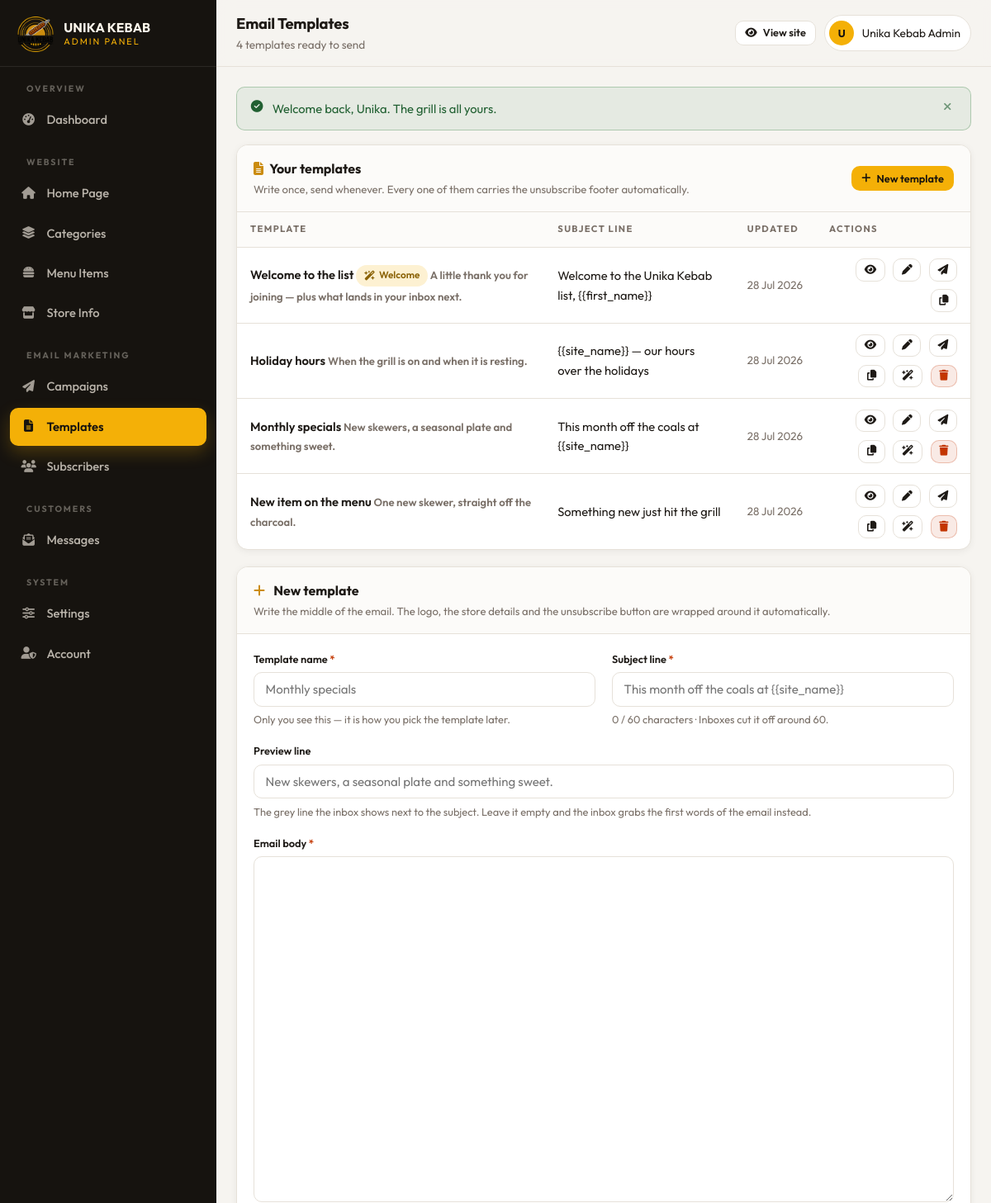
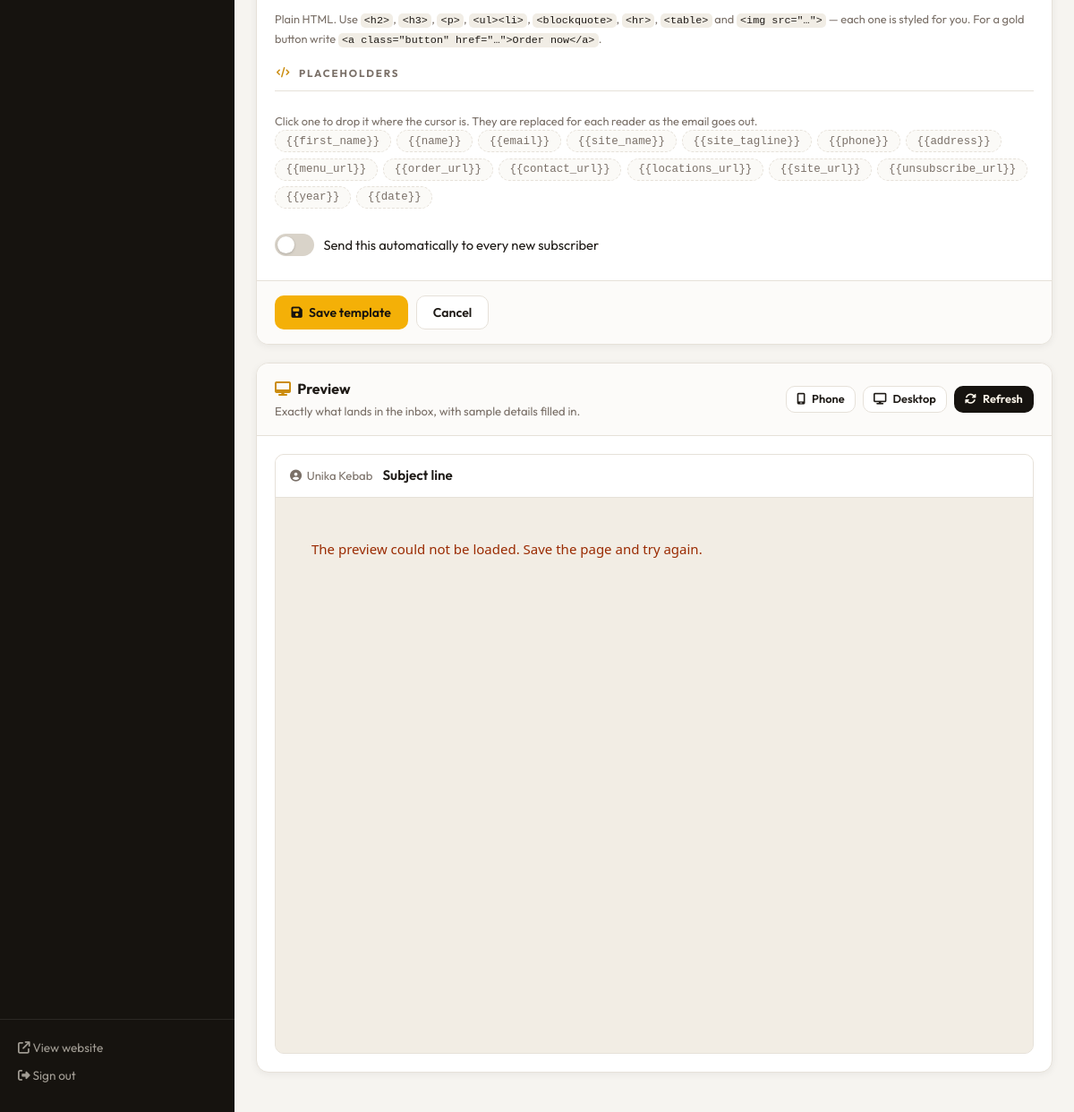
/admin/templates?new=1 (signed in), run on the app's committed database (2 pictures, top to bottom).
### tables this page shows
CREATE TABLE IF NOT EXISTS email_templates (
  id          INT AUTO_INCREMENT PRIMARY KEY,
  name        VARCHAR(120)  NOT NULL,
  subject     VARCHAR(200)  NOT NULL,
  preheader   VARCHAR(200)  NULL,
  body_html   MEDIUMTEXT    NOT NULL,
  kind        VARCHAR(20)   NOT NULL DEFAULT 'campaign',
  is_locked   TINYINT(1)    NOT NULL DEFAULT 0,
  created_at  TIMESTAMP     NOT NULL DEFAULT CURRENT_TIMESTAMP,
  updated_at  TIMESTAMP     NOT NULL DEFAULT CURRENT_TIMESTAMP ON UPDATE CURRENT_TIMESTAMP,
  KEY idx_templates_kind (kind)
);

### admin/templates.php (the view, shortened to what the rows shown need)
<?php
require __DIR__ . '/includes/auth.php';
require_admin();
$templates = email_templates();
$editId  = (int)($_GET['edit'] ?? 0);
$editing = $editId ? email_template($editId) : null;
$isNew   = isset($_GET['new']);
$formId  = (int)($editing['id'] ?? 0);
$showEditor  = $editing !== null || $isNew;
$title     = 'Email Templates';
require __DIR__ . '/includes/header.php';
?>
<div class="a-card">
  <div class="a-card__head">
    <div>
      <h2 class="a-card__title"><i class="fa-solid fa-file-lines"></i>Your templates</h2>
    </div>
  </div>
  <?php if (!$templates): ?>
    <div class="a-empty">
      <i class="fa-solid fa-file-lines"></i>
      <p>No templates yet. Write the first one and it is ready to send to the whole list.</p>
      <a class="a-btn" href="<?= e(admin_url('templates.php?new=1')) ?>#tpl-form">
        <i class="fa-solid fa-plus"></i> New template
      </a>
    </div>
  <?php else: ?>
    <div class="a-table-wrap">
      <table class="a-table">
        <thead>
          <tr>
            <th>Template</th>
            <th>Subject line</th>
            <th>Updated</th>
            <th class="is-actions">Actions</th>
          </tr>
        </thead>
        <tbody>
        <?php foreach ($templates as $tpl): ?>
          <?php $welcome = $tpl['kind'] === 'welcome'; ?>
          <tr<?= $formId === (int)$tpl['id'] ? ' class="is-current"' : '' ?>>
            <td class="a-table__name">
              <?= e($tpl['name']) ?>
              <?php if ($welcome): ?>
                <span class="a-badge a-badge--gold"><i class="fa-solid fa-wand-magic-sparkles"></i> Welcome</span>
              <?php endif; ?>
              <?php if (!empty($tpl['preheader'])): ?>
                <span class="a-table__meta"><?= e(excerpt($tpl['preheader'], 70)) ?></span>
              <?php endif; ?>
            </td>
            <td><?= e(excerpt($tpl['subject'], 60)) ?></td>
            <td class="a-nowrap a-small a-muted"><?= e(date('j M Y', strtotime((string)$tpl['updated_at']))) ?></td>
            <td class="is-actions">
              <div class="a-flex a-flex--end">
                <a class="a-btn a-btn--ghost a-btn--sm a-btn--icon"
                   href="<?= e(admin_url('templates.php?preview=' . (int)$tpl['id'])) ?>"
                   target="_blank" rel="noopener" title="Preview" aria-label="Preview <?= e($tpl['name']) ?>">
                  <i class="fa-solid fa-eye"></i>
                </a>
                <a class="a-btn a-btn--ghost a-btn--sm a-btn--icon"
                   href="<?= e(admin_url('templates.php?edit=' . (int)$tpl['id'])) ?>#tpl-form"
                   title="Edit" aria-label="Edit <?= e($tpl['name']) ?>">
                  <i class="fa-solid fa-pen"></i>
                </a>
                <a class="a-btn a-btn--ghost a-btn--sm a-btn--icon"
                   href="<?= e(admin_url('campaigns.php?from=' . (int)$tpl['id'])) ?>#camp-form"
                   title="Send to the list" aria-label="Send <?= e($tpl['name']) ?> to the list">
                  <i class="fa-solid fa-paper-plane"></i>
                </a>
                <form method="post" data-guard>
                  <button class="a-btn a-btn--ghost a-btn--sm a-btn--icon" type="submit"
                          title="Duplicate" aria-label="Duplicate <?= e($tpl['name']) ?>">
                    <i class="fa-solid fa-copy"></i>
                  </button>
                </form>
                <?php if (!$welcome): ?>
                  <form method="post" data-guard
                        data-confirm="Make “<?= e($tpl['name']) ?>” the email every new subscriber receives?">
                    <button class="a-btn a-btn--ghost a-btn--sm a-btn--icon" type="submit"
                            title="Use as the welcome email" aria-label="Use <?= e($tpl['name']) ?> as the welcome email">
                      <i class="fa-solid fa-wand-magic-sparkles"></i>
                    </button>
                  </form>
                  <form method="post" data-guard
                        data-confirm="Delete the template “<?= e($tpl['name']) ?>”?">
                    <button class="a-btn a-btn--danger a-btn--sm a-btn--icon" type="submit"
                            title="Delete" aria-label="Delete <?= e($tpl['name']) ?>">
                      <i class="fa-solid fa-trash"></i>
                    </button>
                  </form>
                <?php endif; ?>
              </div>
            </td>
          </tr>
        <?php endforeach; ?>
        </tbody>
      </table>
    </div>
  <?php endif; ?>
</div>
<?php if ($showEditor): ?>
<div class="a-card" id="tpl-form">
  <div class="a-card__head">
    <div>
      <h2 class="a-card__title">
        <i class="fa-solid fa-<?= $editing ? 'pen' : 'plus' ?>"></i>
        <?= $editing ? 'Edit “' . e($editing['name']) . '”' : 'New template' ?>
      </h2>
    </div>
  </div>
</div>
<div class="a-card">
  <div class="a-card__head">
    <div>
      <h2 class="a-card__title"><i class="fa-solid fa-desktop"></i>Preview</h2>
    </div>
  </div>
</div>
<?php endif;  ?>
<?php require __DIR__ . '/includes/footer.php'; ?>

### admin/includes/header.php (shortened to what the rows shown need)
<?php
$title     = $title     ?? 'Dashboard';
$admin   = current_admin();
?>
<!DOCTYPE html>
<html lang="en">
<head>
<link href="https://cdn.jsdelivr.net/npm/bootstrap@5.3.3/dist/css/bootstrap-grid.min.css" rel="stylesheet">
<link href="https://cdnjs.cloudflare.com/ajax/libs/font-awesome/6.5.2/css/all.min.css" rel="stylesheet">
<link href="<?= e(admin_url('assets/css/admin.css')) ?>" rel="stylesheet">
</head>
<body>
<div class="a-shell">
  <div class="a-main">
    <header class="a-top">
      <div>
        <h1 class="a-top__title"><?= e($title) ?></h1>
      </div>
      <div class="a-top__right">
        <span class="a-user">
          <span class="a-user__avatar"><?= e(strtoupper(substr($admin['full_name'] ?? 'A', 0, 1))) ?></span>
          <span class="d-none d-md-inline"><?= e($admin['full_name'] ?? 'Admin') ?></span>
        </span>
      </div>
    </header>
    <div class="a-body">

### data on the page
email_templates: name "Welcome to the list", kind "welcome" (drawn), preheader "A little thank you for joining — plus what lands in your inbox next.", subject "Welcome to the Unika Kebab list, {{first_name}}", updated_at "28 Jul 2026"
email_templates: name "Holiday hours", preheader "When the grill is on and when it is resting.", subject "{{site_name}} — our hours over the holidays", updated_at "28 Jul 2026"
email_templates: name "Monthly specials", preheader "New skewers, a seasonal plate and something sweet.", subject "This month off the coals at {{site_name}}", updated_at "28 Jul 2026"
email_templates: name "New item on the menu", preheader "One new skewer, straight off the charcoal.", subject "Something new just hit the grill", updated_at "28 Jul 2026"

### other printed values
setting('site_name', 'Unika Kebab') "UNIKA KEBAB"
$label "Dashboard Home Page Categories Menu Items Store Info Campaigns Templates Subscribers Messages Settings Account"
$title "Email Templates"
$subtitle "4 templates ready to send"
substr($admin['full_name'] ?? 'A', 0, 1) "U"
$admin['full_name'] "Unika Kebab Admin"
$msg['message'] "Welcome back, Unika. The grill is all yours."
$token "first_name"
$token "name"
$token "email"
$token "site_name"
$token "site_tagline"
$token "phone"
$token "address"
$token "menu_url"
